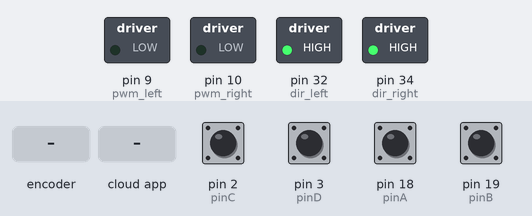
A sketch run on a simulated Arduino Mega 2560, built with avr-gcc and run on an emulated ATmega2560. Shown: switched loads named in the sketch (green lamp = pin HIGH). The inputs (shaded band) are chosen by the test bench; at power-on: pin 2 (pinC), pin 3 (pinD), pin 18 (pinA), pin 19 (pinB) HIGH. The ROS host is connected and sends only what is stated.

Above: at 1.2 s.
1.3 s: rotary encoder on pin 18 (pinA) / pin 19 (pinB) turned 3 steps (first pin leading)
At 3.0 s:
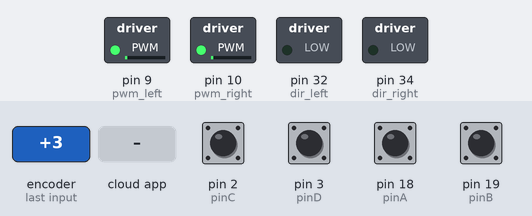
3.4 s: the phone or cloud app sets angular.z to -100
At 5.1 s:
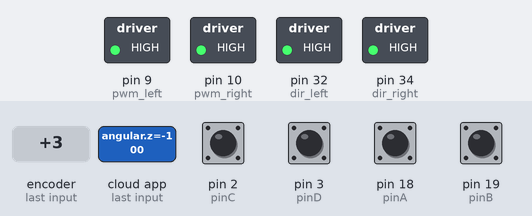
5.4 s: the phone or cloud app sets linear.x to -100
At 8.2 s:
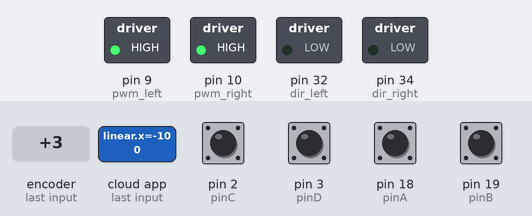
8.4 s: the phone or cloud app sets linear.x to 0
At 9.32 s:
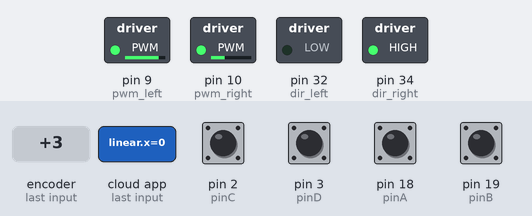
11.4 s: the phone or cloud app sets angular.z to 100
At 13.31 s:
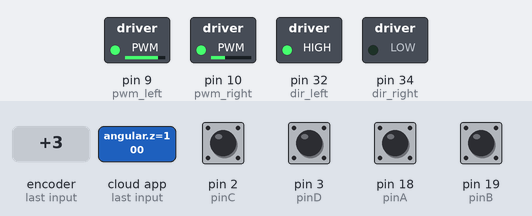
14.4 s: the phone or cloud app sets linear.x to 100
At 14.92 s:
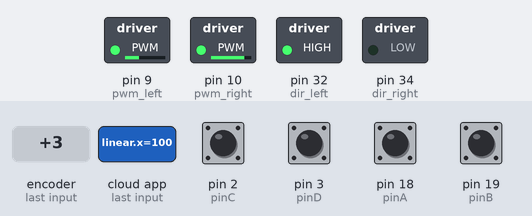
Timing chart, 0 to 61.2 s (numbered marks = the images above; inputs shaded):
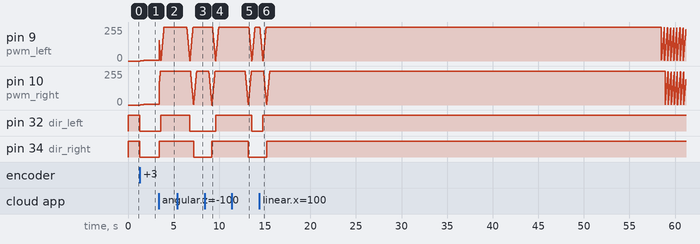

The sketch:

green_robot.ino
```cpp
#include <ros.h>
#include <geometry_msgs/Twist.h>
#include <geometry_msgs/Vector3Stamped.h>
#include <math.h>
#define PI 3.142857143

ros::NodeHandle nh;

//yaw data declaration
float V,brake,yaw;                 //subcribe declare
float target_info,speed_info,yaw_info;  //publish declare

//=======Publish section===========//
geometry_msgs::Twist joy_msg;
ros::Publisher joy_pub("/robot_state", &joy_msg);

//Subscribe massage
void commandVelocityCallback(const geometry_msgs::Twist& joystick);
ros::Subscriber<geometry_msgs::Twist> joy_sub("/cmd_vel", commandVelocityCallback);

//===motor driver declaration===//
//motor right pin
const int pwm_right = 10; //D3
const int dir_right = 34;

//motor left pin
const int pwm_left = 9;
const int dir_left = 32; //D3

//motor right variable
int pwmVal_right=0;
int dir_m_right=1;

//motor left variable
int pwmVal_left=0;
int dir_m_left=1;

//===encoder pin declaration===//
//encoder right
static int pinA = 18; //D5
static int pinB = 19;  //D6
//encoder left
static int pinC =2;
static int pinD =3;

//====Encoder variable declaration====//
float resolution = 2000; //refer data sheet

//encoder right
int pulsesChanged_right = 0;
int pulses_right=0;
int previous_pulse_right;
int pulse_per_period_right;
float rpm_right = 0;
float actual_speed_right=0;

//encoder left
int pulsesChanged_left = 0;
int pulses_left=0;
int previous_pulse_left;
int pulse_per_period_left;
float rpm_left = 0;
float actual_speed_left=0;

//====robot dynamic declaration=====//
float r_right=0.25;  //right tire radius in (m)
float r_left=0.25;   //left tire radius in (m)
float Vr;
float Vl;
float L=1;        // length between rear tire
float V_robot,yaw_robot;
float max_speed=1.5 ;   //refere to robot max speed at 255 pwm
float max_yaw=0.75;

//time Looping variable declaration
float time;
int period = 10;
float period_to_minute = (1000/period) * 60;
float deltaT,currT,prevT,eprev_right,eprev_left;

//======PID declaration=======//
//motor right
float kp_right = 200;
float ki_right = 1000;
float kd_right = 0;
float e_right=0;
float desired_speed_right=0;
float eintegral_right = 0;
float ediff_right=0;
float u_right=0;

//motor left
float kp_left = 200;
float ki_left= 1000;
float kd_left = 0;
float e_left=0;
float desired_speed_left=0;
float eintegral_left = 0;
float ediff_left=0;
float u_left=0;
//================================//

//=====filter declaration======//
//encoder right filter
float RPM_Filt_right=0;
float RPMPrev_right=0;

//encoder left filter
float RPM_Filt_left=0;
float RPMPrev_left=0;

//=====================================//

void setup() {
//Serial.begin(57600);
nh.getHardware()->setBaud(57600);

nh.initNode();                   //initiate all node
nh.subscribe(joy_sub);           //info take from master
nh.advertise(joy_pub);           //info send to master

pinMode(pwm_right, OUTPUT);
pinMode(dir_right, OUTPUT);
pinMode(pwm_left, OUTPUT);
pinMode(dir_left, OUTPUT);
pinMode(pinA, INPUT_PULLUP);
pinMode(pinB, INPUT_PULLUP);
pinMode(pinC, INPUT_PULLUP);
pinMode(pinD, INPUT_PULLUP);
attachInterrupt(digitalPinToInterrupt(pinA),A_CHANGE,CHANGE);
attachInterrupt(digitalPinToInterrupt(pinB),B_CHANGE,CHANGE);
attachInterrupt(digitalPinToInterrupt(pinC),C_CHANGE,CHANGE);
attachInterrupt(digitalPinToInterrupt(pinD),D_CHANGE,CHANGE);

time = millis();

}

void loop() {
getencoder();

//data low pass filter
  RPM_Filt_right = 0.8*RPM_Filt_right + 0.05*rpm_right + 0.05*RPMPrev_right;
  RPMPrev_right = rpm_right;

  RPM_Filt_left = 0.8*RPM_Filt_left + 0.05*rpm_left + 0.05*RPMPrev_left;
  RPMPrev_left = rpm_left;

//If non filter speed uncomment this line
//  actual_speed_right=rpm_right*(2*PI*r_right/60);
//  actual_speed_left=rpm_left*(2*PI*r_left/60);

//filter speed using LPF in m/s
  actual_speed_right=RPM_Filt_right*(2*PI*r_right/60);
  actual_speed_left=RPM_Filt_left*(2*PI*r_left/60);

//inverse kinematic function
inverseDifferential();

long currT = time;
deltaT = (currT-prevT)/1.0e3;
prevT = currT;

/******************************************************
 * Right Motor PID
 ******************************************************/
e_right=desired_speed_right-actual_speed_right;
eintegral_right = eintegral_right + e_right*deltaT;
ediff_right = (e_right-eprev_right)/(deltaT);

//u = kp*e + ki*eintegral+kd*ediff;
u_right = kp_right*e_right + ki_right*eintegral_right;

/******************************************************
 * Left Motor PID
 ******************************************************/
e_left=desired_speed_left-actual_speed_left;
eintegral_left = eintegral_left + e_right*deltaT;
ediff_left = (e_left-eprev_left)/(deltaT);

//u = kp*e + ki*eintegral+kd*ediff;
u_left = kp_left*e_left + ki_left*eintegral_left;


/******************************************************
 * Right Motor speed and direction
 ******************************************************/
  if (u_right==0){
    dir_m_right=0;
  }
  else if (u_right>0){
    dir_m_right=1;
  }
  else if (u_right<0){
    dir_m_right=-1;
  }

  pwmVal_right = fabs(u_right);
  if(pwmVal_right > 255){
    pwmVal_right = 255;
  }


/******************************************************
 * Left Motor speed and direction
 ******************************************************/
   if (u_left==0){
    dir_m_left=0;
  }
  else if (u_left>0){
    dir_m_left=1;
  }
  else if (u_left<0){
    dir_m_left=-1;
  }

  pwmVal_left = fabs(u_left);
  if(pwmVal_left > 255){
    pwmVal_left = 255;
  }

 setMotor_right();
 setMotor_left();
 e_right=eprev_right;
 e_left=eprev_left;

Differential_eqn();
publishjoy_msg();


nh.spinOnce();

}

void getencoder(){
  if (millis() > time + period)
  {
    time = millis();
    pulse_per_period_right = pulses_right - previous_pulse_right;
    previous_pulse_right = pulses_right;
    rpm_right = pulse_per_period_right * (period_to_minute / resolution);

    pulse_per_period_left = pulses_left - previous_pulse_left;
    previous_pulse_left = pulses_left;
    rpm_left = pulse_per_period_left * (period_to_minute / resolution);

   }
}
void setMotor_right()
{
  analogWrite(pwm_right,pwmVal_right);
  if(dir_m_right==1){
    digitalWrite(dir_right,HIGH);
  }
  else if(dir_m_right == -1){
    digitalWrite(dir_right,LOW);
  }
  else if(dir_m_right==0){
    digitalWrite(dir_right,HIGH);
  }
}
void setMotor_left()
{
  analogWrite(pwm_left,pwmVal_left);
  if(dir_m_left==1){
    digitalWrite(dir_left,HIGH);
  }
  else if(dir_m_left == -1){
    digitalWrite(dir_left,LOW);
  }
  else if(dir_m_left==0){
    digitalWrite(dir_left,HIGH);
  }
}


//encoder interupt routine

void A_CHANGE() {
  if ( digitalRead(pinB) == 0 ) {
    if ( digitalRead(pinA) == 0 ) {
      pulses_right--;
    } else {
      pulses_right++;
    }
  } else {
    if ( digitalRead(pinA) == 0 ) {
      pulses_right++;
    } else {
      // A rose, B is low
      pulses_right--;
    }
  }
  pulsesChanged_right = 1;
}


void B_CHANGE(){
  if ( digitalRead(pinA) == 0 ) {
    if ( digitalRead(pinB) == 0 ) {
      // B fell, A is low
      pulses_right++; // moving forward
    } else {
      // B rose, A is low
      pulses_right--; // moving reverse
    }
 } else {
    if ( digitalRead(pinB) == 0 ) {
      // B fell, A is high
      pulses_right--; // moving reverse
    } else {
      // B rose, A is high
      pulses_right++; // moving forward
    }
  }
  pulsesChanged_right = 1;
}
void C_CHANGE() {
  if ( digitalRead(pinD) == 0 ) {
    if ( digitalRead(pinC) == 0 ) {
      pulses_left--;
    } else {
      pulses_left++;
    }
  } else {
    if ( digitalRead(pinC) == 0 ) {
      pulses_left++;
    } else {
      // A rose, B is low
      pulses_left--;
    }
  }
  pulsesChanged_left = 1;
}


void D_CHANGE(){
  if ( digitalRead(pinC) == 0 ) {
    if ( digitalRead(pinD) == 0 ) {
      // B fell, A is low
      pulses_left++; // moving forward
    } else {
      // B rose, A is low
      pulses_left--; // moving reverse
    }
 } else {
    if ( digitalRead(pinD) == 0 ) {
      // B fell, A is high
      pulses_left--; // moving reverse
    } else {
      // B rose, A is high
      pulses_left++; // moving forward
    }
  }
  pulsesChanged_left = 1;
}


//========Subscribe section========//
void commandVelocityCallback(const geometry_msgs::Twist& joystick)
{
  V = joystick.linear.x;
  brake = joystick.linear.y;
  yaw=joystick.angular.z;
}

void publishjoy_msg(void)
{
joy_msg.linear.x = desired_speed_right;
joy_msg.linear.y = actual_speed_right;
joy_msg.linear.z = V_robot;
joy_msg.angular.x = desired_speed_left;
joy_msg.angular.y = actual_speed_left;
joy_msg.angular.z = yaw_robot;
joy_pub.publish(&joy_msg);
}


void inverseDifferential()
{
  desired_speed_right=(V*max_speed)-(L*(yaw*max_yaw)); // VRd=(L*yaw)+V
  desired_speed_left=(L*(yaw*max_yaw))+(V*max_speed);  // VLd=(L*yaw)+V
}

void Differential_eqn(){
  V_robot=(actual_speed_right +actual_speed_left)/2;     //V=(Vr+Vl)/2;
  yaw_robot=(actual_speed_left-actual_speed_right)/(2*L);//yaw=Vl-vr/2L
}
```

Measured:
- after the input at 1.3 s, pin 9 (pwm_left): 0/255 → 1/255 after 0.07 s, → 3/255 0.14 s later, → 4/255 0.21 s later, → 5/255 0.07 s later; pin 10 (pwm_right): 0/255 → 1/255 at once, → 3/255 0.22 s later, → 5/255 0.20 s later; pin 32 (dir_left), pin 34 (dir_right): HIGH → LOW at once
- after the input at 3.4 s, pin 10 (pwm_right): moves from 5/255 to 255/255 over 0.15 s, starting at once; pin 32 (dir_left): LOW → HIGH after 0.22 s; pin 34 (dir_right): LOW → HIGH at once
- after the input at 5.4 s, pin 32 (dir_left): HIGH → LOW after 1.4 s; pin 34 (dir_right): HIGH → LOW after 1.8 s
- after the input at 8.4 s, pin 32 (dir_left): LOW → HIGH after 1.2 s; pin 34 (dir_right): LOW → HIGH after 0.80 s
- after the input at 11.4 s, pin 32 (dir_left): HIGH → LOW after 2.2 s; pin 34 (dir_right): HIGH → LOW after 1.8 s
- after the input at 14.4 s, pin 32 (dir_left): LOW → HIGH after 0.41 s; pin 34 (dir_right): LOW → HIGH after 0.81 s
